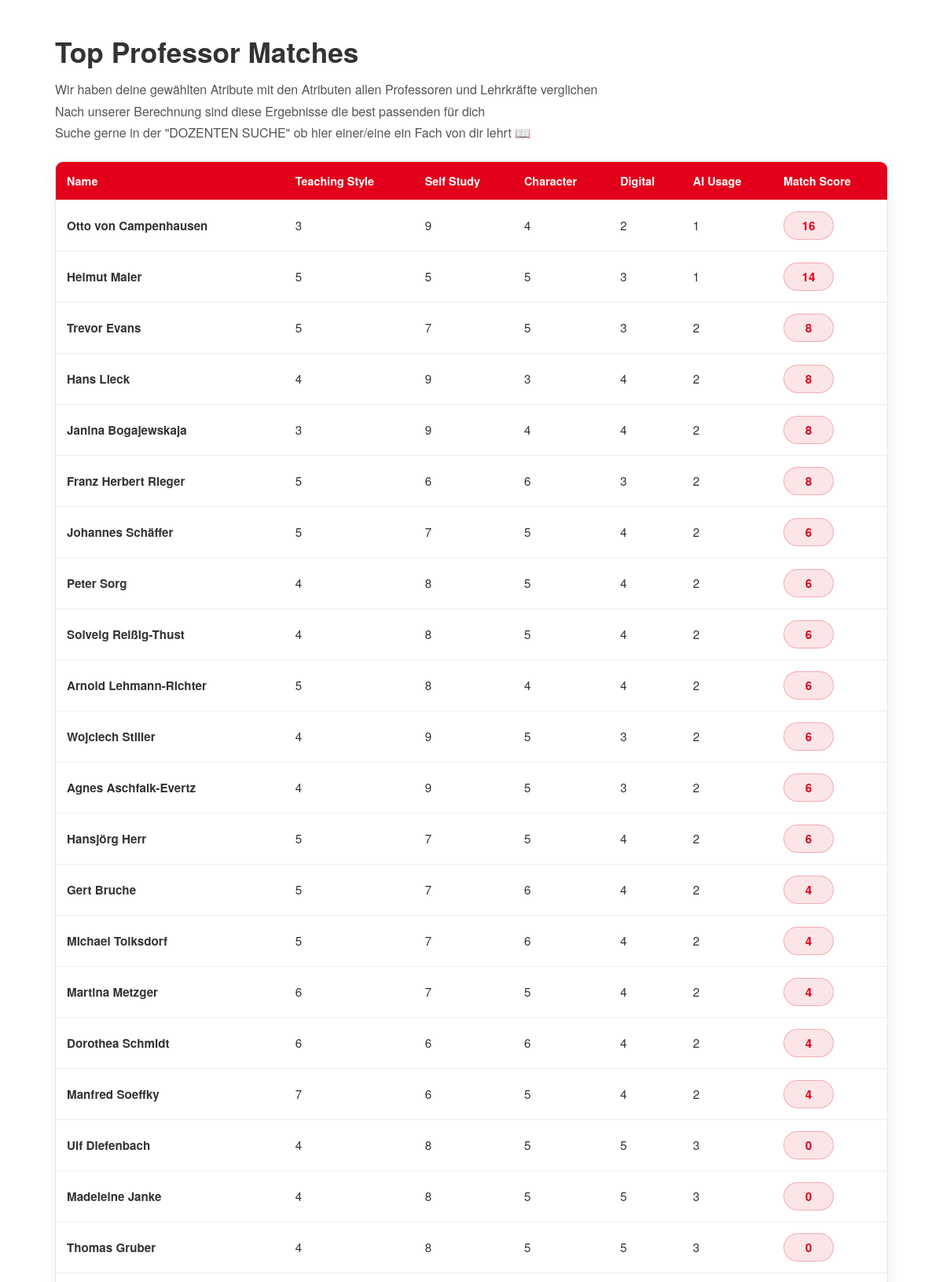
Screenshot of /matches (signed in, upper part) with the database file from the repository.
### tables this page shows
CREATE TABLE professors (
    id INTEGER PRIMARY KEY AUTOINCREMENT,
    image_path TEXT,
    title TEXT,
    surname TEXT NOT NULL,
    name TEXT NOT NULL,
    description TEXT,
    teaching_style INTEGER NOT NULL CHECK(teaching_style BETWEEN 1 AND 10),
    self_study INTEGER NOT NULL CHECK(self_study BETWEEN 1 AND 10),
    character_style INTEGER NOT NULL CHECK(character_style BETWEEN 1 AND 10),
    digital INTEGER NOT NULL CHECK(digital BETWEEN 1 AND 10),
    ai_usage INTEGER NOT NULL CHECK(ai_usage BETWEEN 1 AND 10),    
    theses_is_supervisor BOOLEAN NOT NULL DEFAULT 0  -- VLt entfernen ( nicht relevant )
);

### app.py (the view)
@app.route("/matches") #[3] - ChatGPT: Used to fix broken session ID logic
def matches():
    if "user_id" not in session:
        return redirect(url_for("login"))
    user_id = session["user_id"]
    user_df = get_user_df(user_id)
    user = user_df.iloc[0]
    prof_df = get_professors_df()
    ranked = compute_matching_scores(user, prof_df)
    matches_list = ranked.to_dict(orient="records")
    return render_template("matches.html", matches=matches_list)

### db.py (called while the page is built)
def get_db_con(pragma_foreign_keys=True):
    if 'db_con' not in g:
        g.db_con = sqlite3.connect(
            current_app.config['DATABASE'],
            detect_types=sqlite3.PARSE_DECLTYPES
        )
        g.db_con.row_factory = sqlite3.Row
        if pragma_foreign_keys:
            g.db_con.execute('PRAGMA foreign_keys = ON;')
    return g.db_con

def close_db_con(e=None):
    db_con = g.pop('db_con', None)
    if db_con is not None:
        db_con.close()

### match_logic.py (called while the page is built, shortened)
def get_user_df(user_id):
    con = db.get_db_con()
    query = """
    SELECT teaching_style, self_study, character_style, digital, ai_usage
    FROM users
    WHERE id = ?
    """
    return pd.read_sql_query(query, con, params=(user_id,))

def get_professors_df():
    db_con = db.get_db_con()
    query = """
    SELECT  id,  surname, name, teaching_style, self_study, character_style, digital, ai_usage, theses_is_supervisor
    FROM professors
    """
    prof_df = pd.read_sql_query(query, db_con)
    return prof_df

def diff_to_points(diff):
    d = diff.to_numpy(dtype=int)
    d = np.clip(d, 0, 9)               #
    return pd.Series(POINTS[d], index=diff.index)

def compute_matching_scores(user, prof_df):
    diffs = prof_df[MATCH_COLUMNS].subtract(user[MATCH_COLUMNS], axis=1).abs()
    points = diffs.apply(diff_to_points)
    prof_df["match_score"] = points.sum(axis=1)
    return prof_df.sort_values("match_score", ascending=False)

### templates/matches.html (shortened to what this page needs)
<!doctype html>
<html lang="de">
<head>
</head>
<body>
  <div class="page-container">
    <h1>Top Professor Matches</h1>
    <h2>Wir haben deine gewählten Atribute mit den Atributen allen Professoren und Lehrkräfte verglichen</h2>
    <h2>Nach unserer Berechnung sind diese Ergebnisse die best passenden für dich</h2>
    <h2>Suche gerne in der "DOZENTEN SUCHE" ob hier einer/eine ein Fach von dir lehrt 📖</h2>
    {% if matches %}
      <div class="table-wrap">
        <table>
          <thead>
            <tr>
              <th>Name</th>
              <th>Teaching Style</th>
              <th>Self Study</th>
              <th>Character</th>
              <th>Digital</th>
              <th>AI Usage</th>
              <th>Match Score</th>
            </tr>
          </thead>
          <tbody>
            {% for prof in matches %}
            <tr>
              <td class="name-cell">{{ prof.name }} {{ prof.surname }}</td>
              <td>{{ prof.teaching_style }}</td>
              <td>{{ prof.self_study }}</td>
              <td>{{ prof.character_style }}</td>
              <td>{{ prof.digital }}</td>
              <td>{{ prof.ai_usage }}</td>
              <td><span class="score-pill">{{ prof.match_score }}</span></td>
            </tr>
            {% endfor %}
          </tbody>
        </table>
      </div>
    {% else %}
      <p class="empty-state">No matches found.</p>
    {% endif %}
  </div>
</body>
</html>

### templates/matches.html (style rules this page uses)
:root { --hwr-red: #E2001A; --hwr-dark: #333333; --radius: 10px; }
* { box-sizing: border-box; }
body { margin: 0; font-family: "Helvetica Neue", Helvetica, Arial, sans-serif; color: var(--hwr-dark); background: white; }
.page-container { max-width: 1100px; margin: 40px auto; padding: 0 20px; }
h1 { margin: 0 0 12px; font-size: 2.2rem; font-weight: 700; }
h2 { margin: 6px 0; font-size: 1rem; font-weight: 400; color: #555; line-height: 1.35; }
.table-wrap { margin-top: 25px; background: #fff; border-radius: var(--radius); overflow: hidden; box-shadow: 0 8px 22px rgba(0,0,0,0.06); border: 1px solid #e6e6e6; }
table { width: 100%; border-collapse: collapse; }
thead th { padding: 14px; text-align: left; background: var(--hwr-red); color: white; font-size: 0.9rem; font-weight: 700; white-space: nowrap; }
tbody td { padding: 14px; border-top: 1px solid #eee; font-size: 0.95rem; vertical-align: middle; }
.name-cell { font-weight: 700; white-space: nowrap; }
.score-pill { display: inline-flex; align-items: center; justify-content: center; padding: 6px 12px; min-width: 64px; border-radius: 999px; background: rgba(226, 0, 26, 0.1); color: var(--hwr-red); font-weight: 800; border: 1px solid rgba(226, 0, 26, 0.25); }

### rows the page displays
professors: name "Otto", surname "von Campenhausen", teaching_style "3", self_study "9", character_style "4", digital "2", ai_usage "1", match_score "16"
professors: name "Helmut", surname "Maier", teaching_style "5", self_study "5", character_style "5", digital "3", ai_usage "1", match_score "14"
professors: name "Trevor", surname "Evans", teaching_style "5", self_study "7", character_style "5", digital "3", ai_usage "2", match_score "8"
professors: name "Hans", surname "Lieck", teaching_style "4", self_study "9", character_style "3", digital "4", ai_usage "2", match_score "8"
professors: name "Janina", surname "Bogajewskaja", teaching_style "3", self_study "9", character_style "4", digital "4", ai_usage "2", match_score "8"
professors: name "Franz Herbert", surname "Rieger", teaching_style "5", self_study "6", character_style "6", digital "3", ai_usage "2", match_score "8"
professors: name "Johannes", surname "Schäffer", teaching_style "5", self_study "7", character_style "5", digital "4", ai_usage "2", match_score "6"
professors: name "Peter", surname "Sorg", teaching_style "4", self_study "8", character_style "5", digital "4", ai_usage "2", match_score "6"
professors: name "Solveig", surname "Reißig-Thust", teaching_style "4", self_study "8", character_style "5", digital "4", ai_usage "2", match_score "6"
professors: name "Arnold", surname "Lehmann-Richter", teaching_style "5", self_study "8", character_style "4", digital "4", ai_usage "2", match_score "6"
professors: name "Wojciech", surname "Stiller", teaching_style "4", self_study "9", character_style "5", digital "3", ai_usage "2", match_score "6"
professors: name "Agnes", surname "Aschfalk-Evertz", teaching_style "4", self_study "9", character_style "5", digital "3", ai_usage "2", match_score "6"
professors: name "Hansjörg", surname "Herr", teaching_style "5", self_study "7", character_style "5", digital "4", ai_usage "2", match_score "6"
professors: name "Gert", surname "Bruche", teaching_style "5", self_study "7", character_style "6", digital "4", ai_usage "2", match_score "4"
professors: name "Michael", surname "Tolksdorf", teaching_style "5", self_study "7", character_style "6", digital "4", ai_usage "2", match_score "4"
professors: name "Martina", surname "Metzger", teaching_style "6", self_study "7", character_style "5", digital "4", ai_usage "2", match_score "4"
professors: name "Dorothea", surname "Schmidt", teaching_style "6", self_study "6", character_style "6", digital "4", ai_usage "2", match_score "4"
professors: name "Manfred", surname "Soeffky", teaching_style "7", self_study "6", character_style "5", digital "4", ai_usage "2", match_score "4"
professors: name "Ulf", surname "Diefenbach", teaching_style "4", self_study "8", character_style "5", digital "5", ai_usage "3", match_score "0"
professors: name "Madeleine", surname "Janke", teaching_style "4", self_study "8", character_style "5", digital "5", ai_usage "3", match_score "0"
professors: name "Thomas", surname "Gruber", teaching_style "4", self_study "8", character_style "5", digital "5", ai_usage "3", match_score "0"
